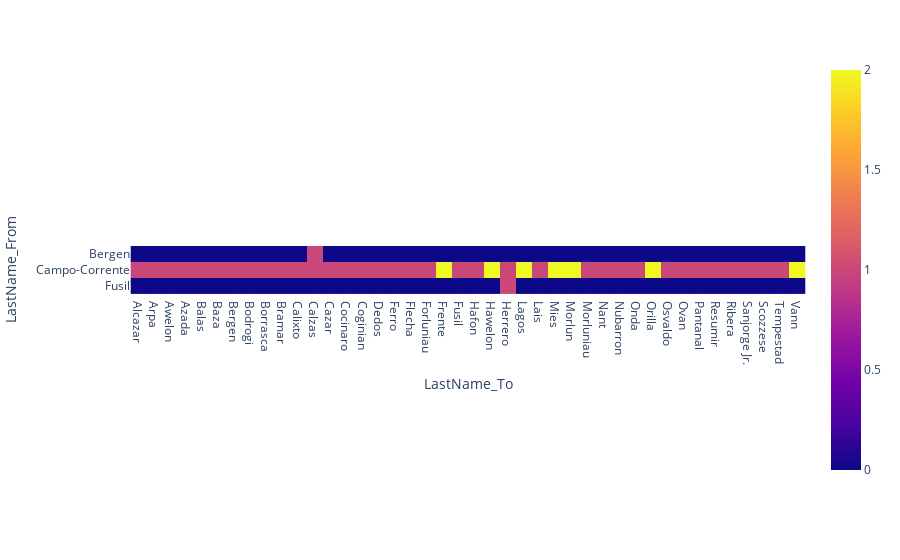

Here is the notebook cell this chart was saved with:
### Code cell
new3Day_names = new_3Day[['LastName_From','LastName_To','count']]
pivot = pd.pivot_table(new3Day_names, values='count', index='LastName_From', columns='LastName_To',
               aggfunc='count')
pivot = pivot.fillna(0)
fig = px.imshow(pivot)
fig.show()

### Figure 1 — Plotly figure (JSON) as saved in the notebook; plotly's stock layout.template omitted (floating-point values rounded to 4 significant figures)
{"data": [{"coloraxis": "coloraxis", "hovertemplate": "LastName_To: %{x}<br>LastName_From: %{y}<br>color: %{z}<extra></extra>", "name": "0", "type": "heatmap", "x": ["Alcazar", "Arpa", "Awelon", "Azada", "Balas", "Baza", "Bergen", "Bodrogi", "Borrasca", "Bramar", "Calixto", "Calzas", "Cazar", "Cocinaro", "Coginian", "Dedos", "Ferro", "Flecha", "Forluniau", "Frente", "Fusil", "Hafon", "Hawelon", "Herrero", "Lagos", "Lais", "Mies", "Morlun", "Morluniau", "Nant", "Nubarron", "Onda", "Orilla", "Osvaldo", "Ovan", "Pantanal", "Resumir", "Ribera", "Sanjorge Jr.", "Scozzese", "Tempestad", "Vann"], "xaxis": "x", "y": ["Bergen", "Campo-Corrente", "Fusil"], "yaxis": "y", "z": [[0, 0, 0, 0, 0, 0, 0, 0, 0, 0, 0, 1, 0, 0, 0, 0, 0, 0, 0, 0, 0, 0, 0, 0, 0, 0, 0, 0, 0, 0, 0, 0, 0, 0, 0, 0, 0, 0, 0, 0, 0, 0], [1, 1, 1, 1, 1, 1, 1, 1, 1, 1, 1, 1, 1, 1, 1, 1, 1, 1, 1, 2, 1, 1, 2, 1, 2, 1, 2, 2, 1, 1, 1, 1, 2, 1, 1, 1, 1, 1, 1, 1, 1, 2], [0, 0, 0, 0, 0, 0, 0, 0, 0, 0, 0, 0, 0, 0, 0, 0, 0, 0, 0, 0, 0, 0, 0, 1, 0, 0, 0, 0, 0, 0, 0, 0, 0, 0, 0, 0, 0, 0, 0, 0, 0, 0]]}], "layout": {"coloraxis": {"colorscale": [[0, "#0d0887"], [0.1111, "#46039f"], [0.2222, "#7201a8"], [0.3333, "#9c179e"], [0.4444, "#bd3786"], [0.5556, "#d8576b"], [0.6667, "#ed7953"], [0.7778, "#fb9f3a"], [0.8889, "#fdca26"], [1, "#f0f921"]]}, "margin": {"t": 60}, "xaxis": {"anchor": "y", "constrain": "domain", "domain": [0, 1], "scaleanchor": "y", "title": {"text": "LastName_To"}}, "yaxis": {"anchor": "x", "autorange": "reversed", "constrain": "domain", "domain": [0, 1], "title": {"text": "LastName_From"}}}}
